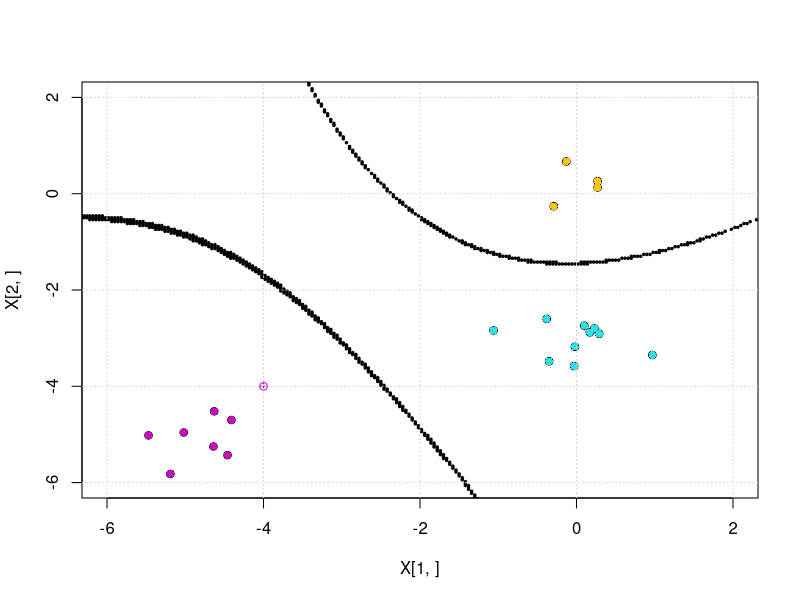

Reproduce this figure in R.
x = read.table("clast_points.txt",header = TRUE) 
X = matrix(data=unlist(x, recursive = TRUE, use.names = FALSE), nrow=3, byrow=TRUE, dimnames=list(c("x","y","Clast"))) 
N = matrix(nrow=1, ncol = length(unique(X[3,])))
for (i in 1:length(unique(X[3,])))
{
  N[1,i] = ncol(X[,which(X[3,]==i)])
}
M = matrix(nrow=2, ncol=length(N[1,]))
for (i in 1:length(N[1,]))
{
  M[1,i]=sum(X[1,which(X[3,]==i)]/N[1,i])
  M[2,i]=sum(X[2,which(X[3,]==i)]/N[1,i])
}
XY=matrix(nrow=2, ncol=length(X[1,]))  
XY[1,]=X[1,]
XY[2,]=X[2,]
S=matrix(ncol=2)
# print(((XY[,which(X[3,]==1)])))
# print(t(XY[,which(X[3,]==1)]))
# print(XY[,which(X[3,]==i)]%*%t(XY[,which(X[3,]==i)]))
for (i in 1:length(N[1,]))
{
  S=rbind(S,(XY[,which(X[3,]==i)]%*%t(XY[,which(X[3,]==i)]))/N[,i])
  #print (S)
}
S=S[-1,]
#print (S)
j=1
C=matrix(ncol=2)
#print(S[c(j,j+1),])
for (i in 1:length(N[1,]) )
{
  C=rbind(C,S[c(j,j+1),]-M[,i]%*%t(M[,i]))
  j=j+2
}
#print(C)
#print(length(N[1,]))
C=C[-1,]
j=1
z=c(-4,-4)
d=matrix(nrow=1, ncol=length(N[1,]))
for (i in 1:length(N[1,]))
{
  d[,i]=log(N[i]/length(X[1,]))-0.5*log(det(C[c(j,j+1),]))-0.5*t((z-M[,i]))%*%solve(C[c(j,j+1),])%*%(z-M[,i])
  j=j+2
}
#print(d)
kl=which(d==max(d))
plot(X[1,], X[2,], xlim = c(-6,2), ylim = c(-6,2))
j = 5 
klcol=c()
for (i in 1:length(N[1,]))
{
  points(X[1,which(X[3,]==i)],X[2,which(X[3,]==i)], col=j, pch = 16)
  klcol=c(klcol,j)
  j=j+1
}
#print(X)
points(z[1],z[2],col=klcol[kl], pch = 10)
#print(length(X[1,]))

a = -6.5
while((a >=-6.5) && (a < 2.5)){
  b = -6.5
  while((b >= -6.5) && (b < 2.5)){
    j=1
    z = c(a, b)
    d=matrix(nrow=1, ncol=length(N[1,]))
    for (i in 1:length(N[1,]))
    {
      d[1,i]=log(N[i]/length(X[1,]))-0.5*log(det(C[c(j,j+1),]))-0.5*t((z-M[,i]))%*%solve(C[c(j,j+1),])%*%(z-M[,i])
      j=j+2
    }
    if(abs(d[1,1] - d[1,2]) <= 0.8){
      if((d[1,3] < d[1,2]) && (d[1,3] < d[1,1])){
        points(z[1],z[2], col = "black", cex = 0.5, pch = 20)
      }
    }
    if(abs(d[1,1] - d[1,3]) <= 0.8){
      if((d[1,2] < d[1,1]) && (d[1,2] < d[1,3])){
        points(z[1],z[2], col = "black", cex = 0.5, pch = 20)
      }
    }
    if(abs(d[1,3] - d[1,2]) <= 0.8){
      if((d[1,1] < d[1,3]) && (d[1,1] < d[1,2])){
        points(z[1],z[2], col = "black", cex = 0.5, pch = 20)
      }
    }
    b = b + 0.04
  } 
  a = a + 0.04
}
grid(lwd = 1)